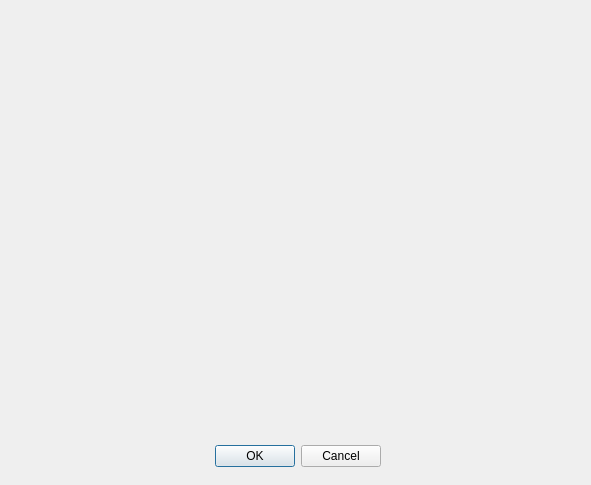
<?xml version="1.0" encoding="UTF-8"?>
<ui version="4.0">
 <class>project_self_check_dialog</class>
 <widget class="QDialog" name="project_self_check_dialog">
  <property name="geometry">
   <rect>
    <x>0</x>
    <y>0</y>
    <width>591</width>
    <height>485</height>
   </rect>
  </property>
  <property name="windowTitle">
   <string>程序自检</string>
  </property>
  <widget class="QDialogButtonBox" name="buttonBox">
   <property name="geometry">
    <rect>
     <x>40</x>
     <y>440</y>
     <width>341</width>
     <height>32</height>
    </rect>
   </property>
   <property name="orientation">
    <enum>Qt::Horizontal</enum>
   </property>
   <property name="standardButtons">
    <set>QDialogButtonBox::Cancel|QDialogButtonBox::Ok</set>
   </property>
  </widget>
 </widget>
 <resources/>
 <connections>
  <connection>
   <sender>buttonBox</sender>
   <signal>accepted()</signal>
   <receiver>project_self_check_dialog</receiver>
   <slot>accept()</slot>
   <hints>
    <hint type="sourcelabel">
     <x>248</x>
     <y>254</y>
    </hint>
    <hint type="destinationlabel">
     <x>157</x>
     <y>274</y>
    </hint>
   </hints>
  </connection>
  <connection>
   <sender>buttonBox</sender>
   <signal>rejected()</signal>
   <receiver>project_self_check_dialog</receiver>
   <slot>reject()</slot>
   <hints>
    <hint type="sourcelabel">
     <x>316</x>
     <y>260</y>
    </hint>
    <hint type="destinationlabel">
     <x>286</x>
     <y>274</y>
    </hint>
   </hints>
  </connection>
 </connections>
</ui>
